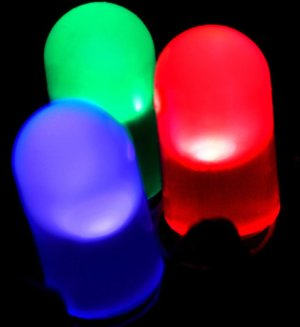
#> input picture RGB.jpg, 300 x 327 px
$ python Cambio_RGB.PY
#> lines starting #> are read from the running program, lines starting #| are printed output that depends on the picture
import cv2
import numpy as np


BGR=cv2.imread('RGB.jpg')                  #Leemos la imagen (por default en forma de matriz tenemos B=0,G=1,R=2 en lugar de RGB)
#> BGR is the input picture: shape (327, 300, 3); mean B, G, R 72.5, 45.2, 65

C1=BGR[:,:,0]                              #Canal con intensidad Azul(B)
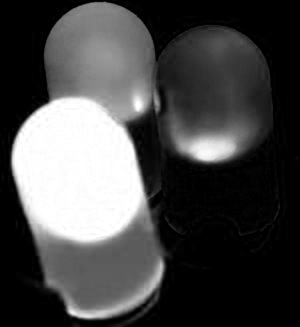
#> C1: shape (327, 300); min 0, max 255, mean 72.5

C2=BGR[:,:,1]                              #Canal con intensidad Verde(G)
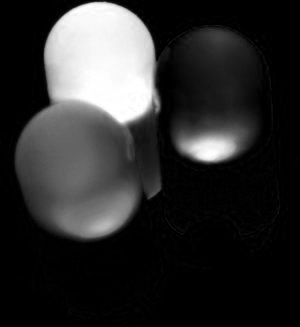
#> C2: shape (327, 300); min 0, max 255, mean 45.2

C3=BGR[:,:,2]                              #Canal con intensidad Roja(R)
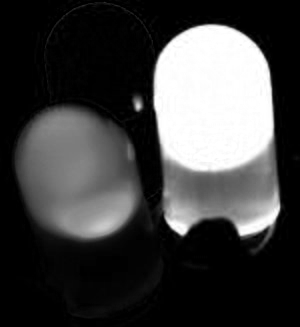
#> C3: shape (327, 300); min 0, max 255, mean 65

cv2.imwrite("1.Blue.jpg",C1)               #Creamos la imagen solo con intensidad Azul

cv2.imwrite("2.Green.jpg",C2)              #Creamos la imagen solo con intensidad Verde

cv2.imwrite("3.RED.jpg",C3)                #Creamos la imagen solo con intensidad Roja

RG=np.copy(BGR)                            #Hacemos una copia de la imagen original

RG[:,:,0]=0                                #Le damos al canal azul(B) el valor 0
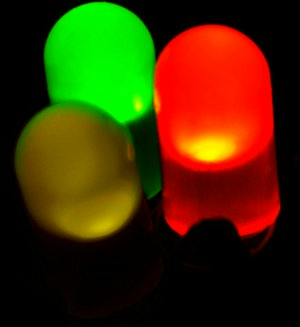
#> RG: shape (327, 300, 3); mean B, G, R 0, 45.2, 65

RB=np.copy(BGR)

RB[:,:,1]=0
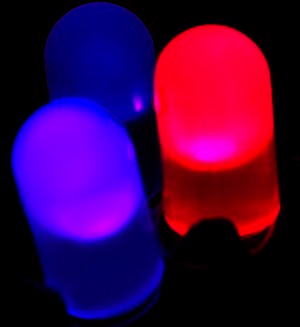
#> RB: shape (327, 300, 3); mean B, G, R 72.5, 0, 65

GB=np.copy(BGR)

GB[:,:,2]=0
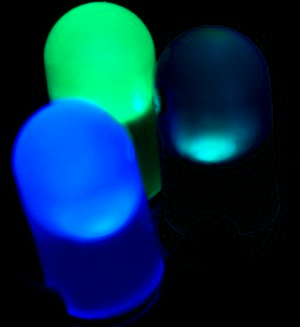
#> GB: shape (327, 300, 3); mean B, G, R 72.5, 45.2, 0

cv2.imwrite("4.RG.jpg",RG)                #Creamos la imagen solo con intensidaded RG

cv2.imwrite("5.RB.jpg",RB)                #Creamos la imagen solo con intensidades RB

cv2.imwrite("6.GB.jpg",GB)                #Creamos la imagen solo con intensidades GB

# [6 lines of commented-out code are left out]
print("Aqui hay imagenes")
#Comentario hecho desde el server
cv2.waitKey(0)
cv2.destroyAllWindows()
